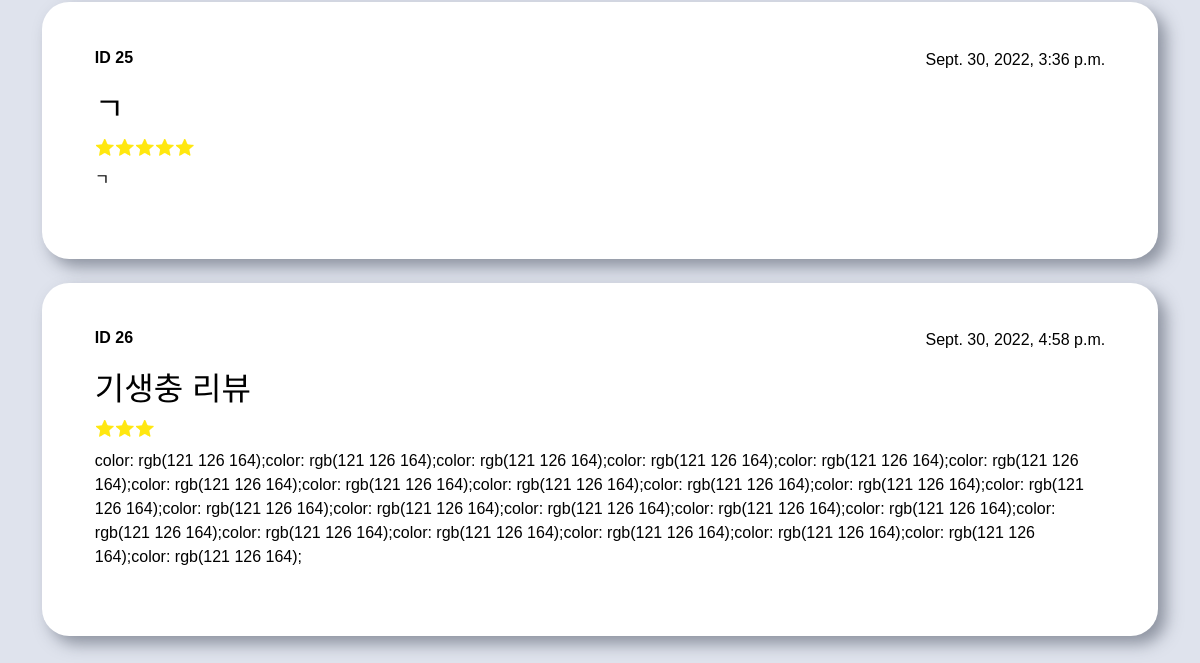
/movie/ (lower part), run on an earlier commit of the app's database.
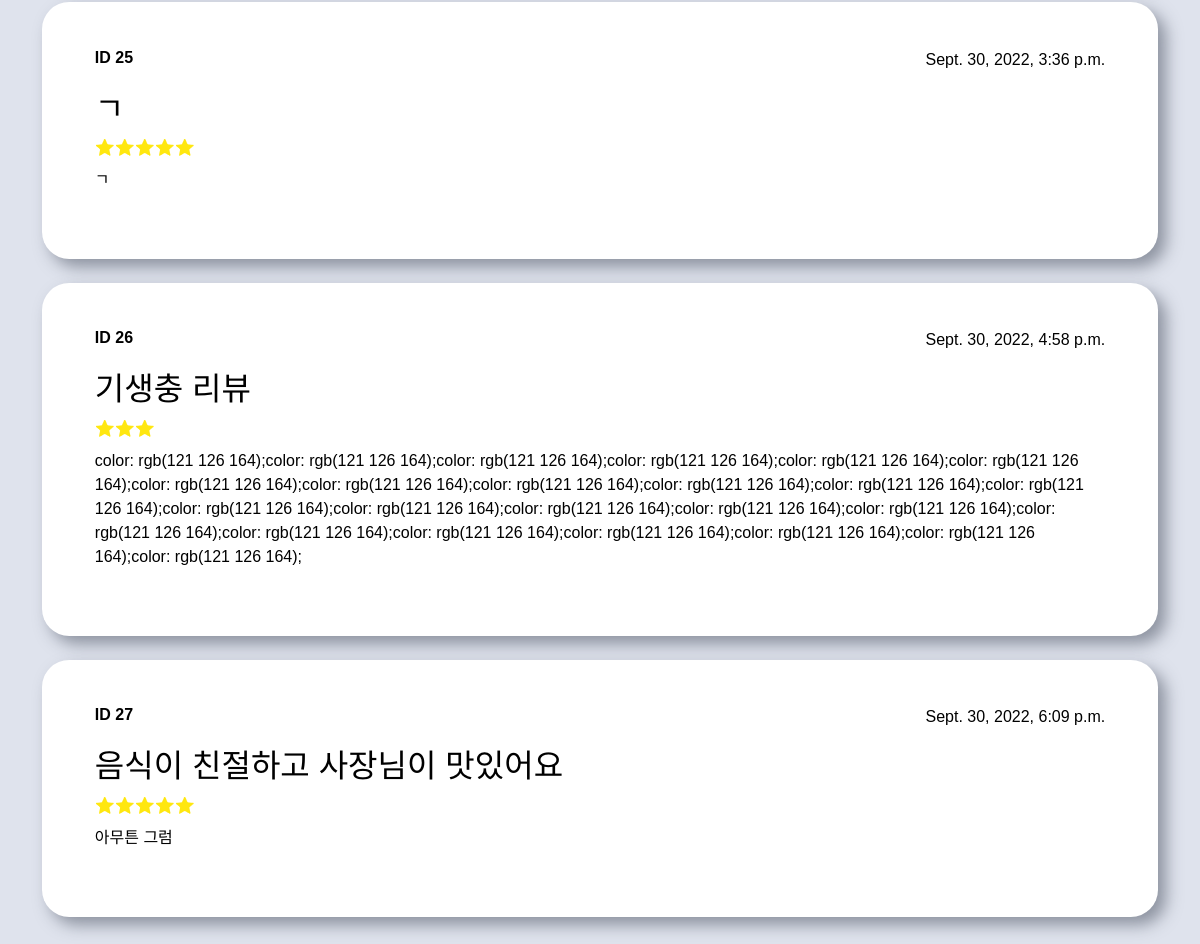
And on a later commit of the database.
### movie/models.py (models this page shows)
class Review(models.Model):
    title = models.CharField(max_length = 80)
    content = models.TextField()
    created_at = models.DateTimeField(auto_now_add = True)
    updated_at = models.DateTimeField(auto_now = True)
    hits = models.IntegerField(default = 0)
    star = models.CharField(max_length = 10, default = '⭐⭐⭐⭐⭐')

### movie/views.py (the view)
# urls.py: path('', views.index, name='index'),
def index(request):
    reviews = Review.objects.all()
    rangee = range(len(reviews))
    context = {
        'reviews': reviews,
        'range': rangee,
    }
    return render(request, 'movie/index.html', context)

### movie/templates/movie/index.html (shortened to what this page needs)
{% extends 'base.html' %}
{% block content %}
<div class="mb-5">
  {% for review in reviews %}
  <a href="{% url 'movie:content' review.pk %}">
    <div class="content-cont mt-0 mb-4">
      <div class="mb-3 d-flex justify-content-between align-items-center">
        <p class="mb-1"><b>ID {{ review.pk }}</b></p>
        <div>
          <p class="m-0">{{ review.created_at }}</p>
        </div>
      </div>
      <div>
        <h1 class="mb-2 fs-2">{{ review.title }}</h1>
        <p class="mb-2 index-star">{{ review.star }}</p>
        <p class="mb-4">{{ review.content }}</p>
      </div>
    </div>
  </a>
  {% endfor %}
</div>
{% endblock %}

### templates/base.html (shortened to what this page needs)
{% load static %}
<!DOCTYPE html>
<html lang="en">
<head>
  <link href="https://cdn.jsdelivr.net/npm/bootstrap@5.1.3/dist/css/bootstrap.min.css" rel="stylesheet">
  <link rel="stylesheet" href="{% static 'css/style.css' %}">
</head>
<body style="background-color:rgb(223, 227, 237)">
  <div class="container">
    {% block content %}
    {% endblock %}
  </div>
</body>
</html>

### static/css/style.css (style rules this page uses)
* { font-family: 'Noto Sans KR', sans-serif; }
a { color: black; text-decoration: none; }
.content-cont { width: 100%; height: 100%; margin-top: 2rem; padding: 2.7rem 3.3rem; border-radius: 1.7rem; background-color:rgb(255, 255, 255); box-shadow: 0.5rem 0.5rem 1rem rgba(60, 67, 84, 0.5); }
.index-star { color: transparent; text-shadow: 0 0 0 rgb(255, 231, 15); }

What changed in the data, as far as the page shows it:
added Review: pk "27", created_at "Sept. 30, 2022, 6:09 p.m.", title "음식이 친절하고 사장님이 맛있어요", content "아무튼 그럼"
